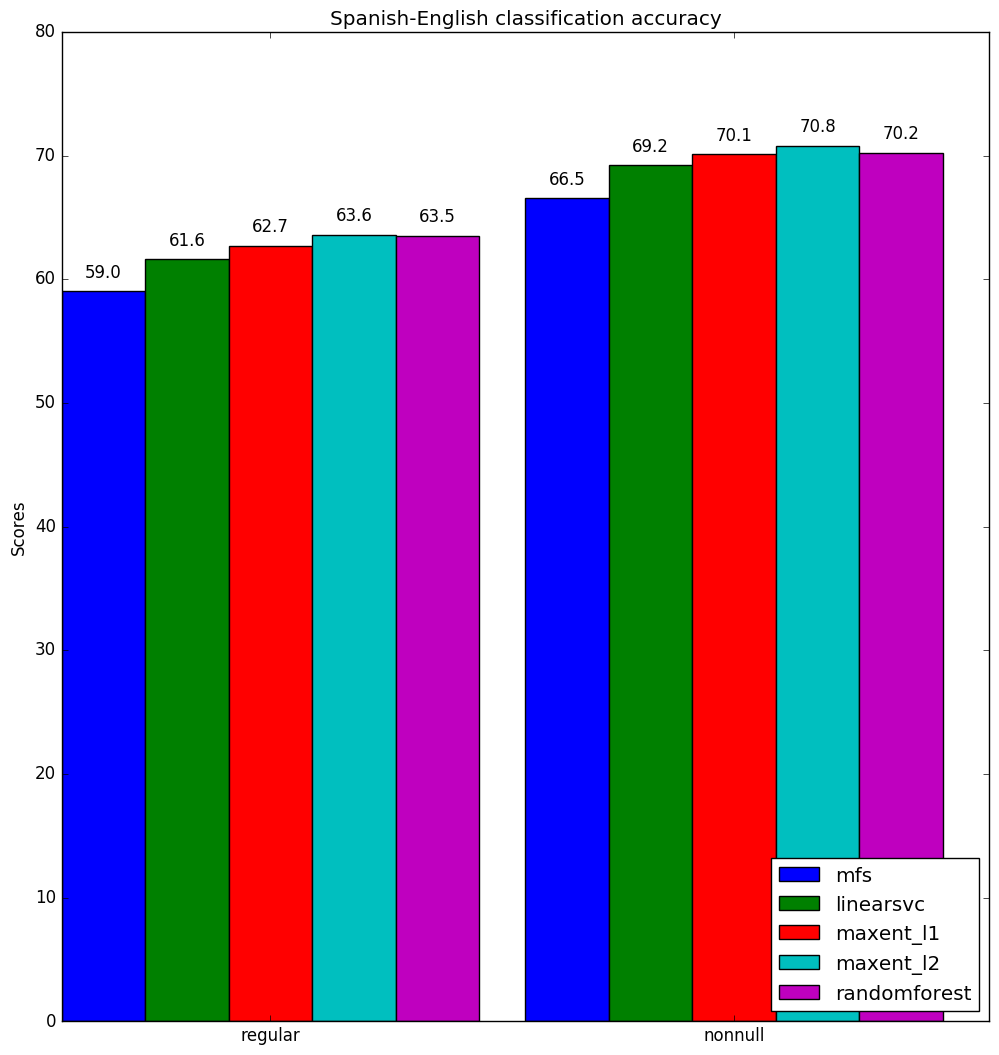

The script that saved this image:
#!/usr/bin/env python3
# a bar plot with errorbars
import numpy as np
import matplotlib.pyplot as plt

N = 2

mfsScores =          (59.01, 66.54)
linearsvcScores =    (61.6, 69.2)
maxent_l1Scores =    (62.7, 70.1)
maxent_l2Scores =    (63.6, 70.8)
randomforestScores = (63.5, 70.2)

"""
2016-01-06-13-42-es-en-MFS-default-regular accuracy: 0.5901
2016-01-06-13-42-es-en-linearsvc-l2-c1-default-regular accuracy: 0.6261
2016-01-06-13-42-es-en-maxent-l1-c1-default-regular accuracy: 0.6349
2016-01-06-13-42-es-en-maxent-l2-c1-default-regular accuracy: 0.6443
2016-01-06-13-42-es-en-random-forest-default-default-regular accuracy: 0.6356

2016-01-06-13-42-es-en-MFS-default-nonnull accuracy: 0.6654
2016-01-06-13-42-es-en-linearsvc-l2-c1-default-nonnull accuracy: 0.7020
2016-01-06-13-42-es-en-maxent-l1-c1-default-nonnull accuracy: 0.7078
2016-01-06-13-42-es-en-maxent-l2-c1-default-nonnull accuracy: 0.7155
2016-01-06-13-42-es-en-random-forest-default-default-nonnull accuracy: 0.7040
"""


ind = np.arange(N)  # the x locations for the groups
width = 0.18       # the width of the bars

fig, ax = plt.subplots(figsize=(11.97,12.37))
rects1 = ax.bar(ind + 0 * width, mfsScores, width, color='b')
rects2 = ax.bar(ind + 1 * width, linearsvcScores, width, color='g')
rects3 = ax.bar(ind + 2 * width, maxent_l1Scores, width, color='r')
rects4 = ax.bar(ind + 3 * width, maxent_l2Scores, width, color='c')
rects5 = ax.bar(ind + 4 * width, randomforestScores, width, color='m')

# add some text for labels, title and axes ticks
ax.set_ylabel('Scores')
ax.set_title('Spanish-English classification accuracy')
ax.set_xticks(ind + width * 2.5)
ax.set_xticklabels(('regular', 'nonnull'))

ax.legend((rects1[0], rects2[0], rects3[0], rects4[0], rects5[0]),
          ('mfs', 'linearsvc', 'maxent_l1', 'maxent_l2', 'randomforest'),
          loc='lower right')

## based on autolabel by Lindsey Kuper
## http://composition.al/blog/2015/11/29/a-better-way-to-add-labels-to-bar-charts-with-matplotlib/
def autolabel(rects, ax):
    # Get y-axis height to calculate label position from.
    (y_bottom, y_top) = ax.get_ylim()
    y_height = y_top - y_bottom

    for rect in rects:
        height = rect.get_height()

        # Fraction of axis height taken up by this rectangle
        p_height = (height / y_height)

        # If we can fit the label above the column, do that;
        # otherwise, put it inside the column.
        if p_height > 0.95: # arbitrary; 95% looked good to me.
            label_position = height - (y_height * 0.05)
        else:
            label_position = height + (y_height * 0.01)

        ax.text(rect.get_x() + rect.get_width()/2., label_position,
                '%0.1f' % height,
                ha='center', va='bottom')

autolabel(rects1, ax)
autolabel(rects2, ax)
autolabel(rects3, ax)
autolabel(rects4, ax)
autolabel(rects5, ax)

# plt.show()
plt.savefig('results-baseline-es-en.png', bbox_inches='tight')
